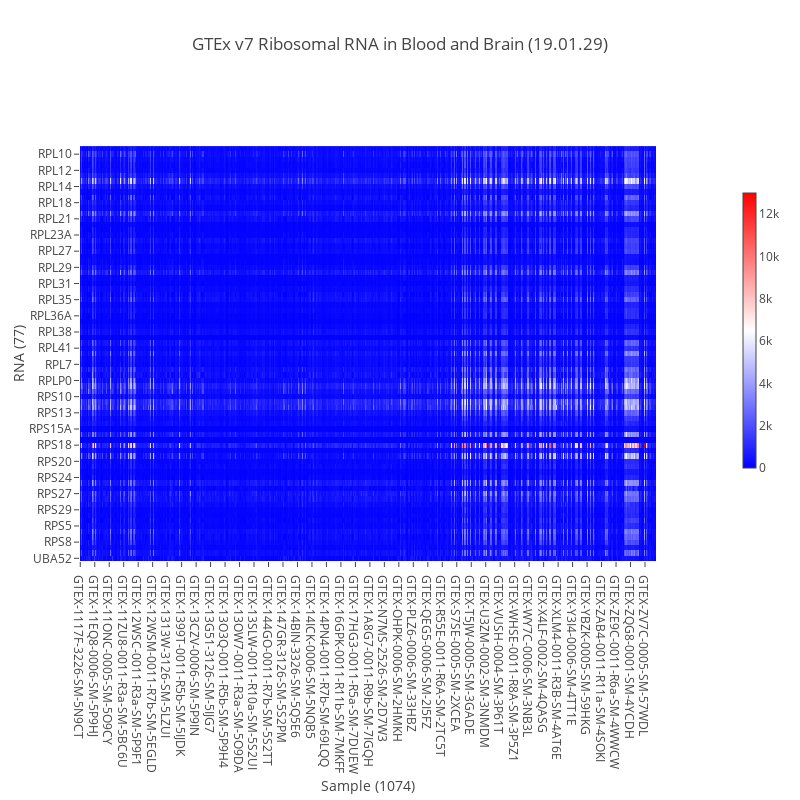
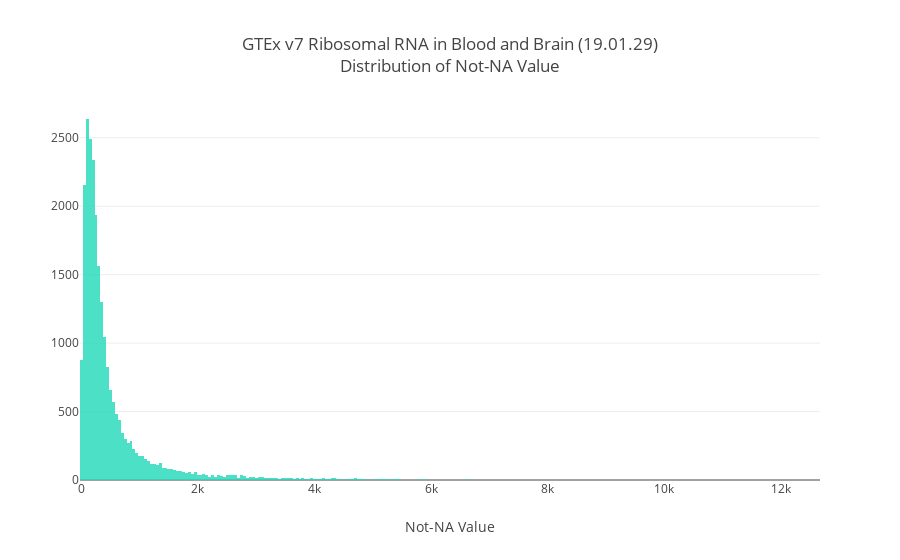

Here is the notebook cell these charts were saved with, in order:
### Code cell
raw_signal.to_csv(PATH["feature_x_sample.signal.tsv"], sep="\t")

ccal.summarize_feature_x_sample(
    raw_signal,
    feature_x_sample_alias=SETTING["feature_x_sample_alias"],
    feature_x_sample_value_name="Signal",
    plot_heat_map_max_size=SETTING["plot_heat_map_max_size"],
    plot_distributions_max_size=SETTING["plot_distributions_max_size"],
    plot_rug_max_size=SETTING["plot_rug_max_size"],
)

### Figure 1 — Plotly figure (JSON) as saved in the notebook; plotly's stock layout.template omitted (floating-point values rounded to 4 significant figures; data arrays with more than 128 entries replaced by an {"elided": "..."} marker saying what was removed)
{"data": [{"colorbar": {"len": 0.64, "thickness": 12.5}, "colorscale": {"elided": "256x2 mixed values"}, "type": "heatmap", "uid": "dd9693ed-dc80-4ab5-9cdd-838fa664e24c", "x": {"elided": "1074 str values"}, "y": ["UBA52", "RPSA", "RPS9", "RPS8", "RPS7", "RPS6", "RPS5", "RPS3A", "RPS3", "RPS29", "RPS28", "RPS27A", "RPS27", "RPS26", "RPS25", "RPS24", "RPS23", "RPS21", "RPS20", "RPS2", "RPS19", "RPS18", "RPS17", "RPS16", "RPS15A", "RPS15", "RPS14", "RPS13", "RPS12", "RPS11", "RPS10", "RPLP2", "RPLP1", "RPLP0", "RPL9", "RPL7A", "RPL7", "RPL6", "RPL5", "RPL41", "RPL4", "RPL39", "RPL38", "RPL37A", "RPL37", "RPL36A", "RPL36", "RPL35A", "RPL35", "RPL34", "RPL32", "RPL31", "RPL30", "RPL3", "RPL29", "RPL28", "RPL27A", "RPL27", "RPL26", "RPL24", "RPL23A", "RPL23", "RPL22", "RPL21", "RPL19", "RPL18A", "RPL18", "RPL17", "RPL15", "RPL14", "RPL13A", "RPL13", "RPL12", "RPL11", "RPL10A", "RPL10", "FAU"], "z": {"elided": "77x1074 float values"}}], "layout": {"height": 800, "title": {"text": "GTEx v7 Ribosomal RNA in Blood and Brain (19.01.29)"}, "width": 800, "xaxis": {"automargin": true, "domain": [0, 0.9], "showgrid": false, "showticklabels": true, "title": {"text": "Sample (1074)"}, "zeroline": false}, "xaxis2": {"domain": [0.92, 1], "showgrid": false, "showticklabels": false, "ticks": "", "zeroline": false}, "yaxis": {"automargin": true, "domain": [0, 0.9], "showgrid": false, "showticklabels": true, "title": {"text": "RNA (77)"}, "zeroline": false}, "yaxis2": {"domain": [0.92, 1], "showgrid": false, "showticklabels": false, "ticks": "", "zeroline": false}}}

### Figure 2 — Plotly figure (JSON) as saved in the notebook; plotly's stock layout.template omitted (floating-point values rounded to 4 significant figures; data arrays with more than 128 entries replaced by an {"elided": "..."} marker saying what was removed)
{"data": [{"histnorm": "", "hoverinfo": "x+y", "legendgroup": "0", "marker": {"color": "#20d9ba"}, "opacity": 0.8, "type": "histogram", "uid": "a73a8eb4-dd07-4e53-ad85-5d99f422c039", "x": {"elided": "24000 float values"}, "yaxis": "y2"}], "layout": {"barmode": "overlay", "title": {"text": "GTEx v7 Ribosomal RNA in Blood and Brain (19.01.29)<br>Distribution of Not-NA Value"}, "xaxis": {"anchor": "y", "title": {"text": "Not-NA Value"}}, "yaxis": {"domain": [0, 0], "dtick": 1, "showticklabels": false, "zeroline": false}, "yaxis2": {"domain": [0, 1], "title": {"text": ""}}}}
